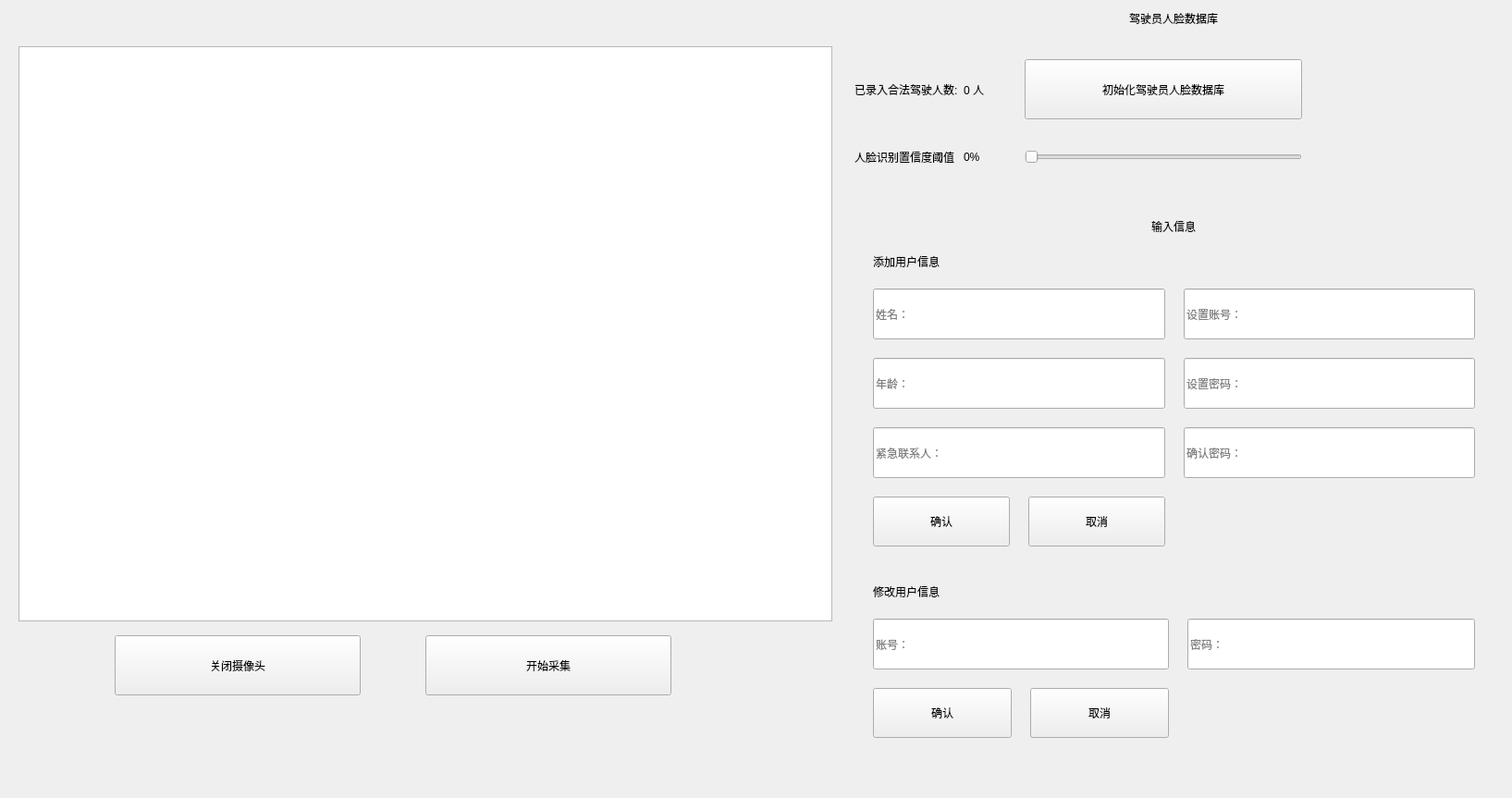
<?xml version="1.0" encoding="UTF-8"?>
<ui version="4.0">
 <class>FaceInput</class>
 <widget class="QWidget" name="FaceInput">
  <property name="geometry">
   <rect>
    <x>0</x>
    <y>0</y>
    <width>1635</width>
    <height>863</height>
   </rect>
  </property>
  <property name="windowTitle">
   <string>Form</string>
  </property>
  <layout class="QHBoxLayout" name="horizontalLayout_2" stretch="3,2">
   <item>
    <layout class="QVBoxLayout" name="verticalLayout">
     <property name="topMargin">
      <number>30</number>
     </property>
     <property name="bottomMargin">
      <number>100</number>
     </property>
     <item>
      <widget class="QWidget" name="widget" native="true">
       <property name="sizePolicy">
        <sizepolicy hsizetype="Preferred" vsizetype="Expanding">
         <horstretch>0</horstretch>
         <verstretch>0</verstretch>
        </sizepolicy>
       </property>
       <layout class="QVBoxLayout" name="verticalLayout_7">
        <item>
         <widget class="QGraphicsView" name="graphicsView"/>
        </item>
       </layout>
      </widget>
     </item>
     <item>
      <layout class="QHBoxLayout" name="horizontalLayout">
       <property name="spacing">
        <number>70</number>
       </property>
       <item>
        <spacer name="horizontalSpacer_2">
         <property name="orientation">
          <enum>Qt::Horizontal</enum>
         </property>
         <property name="sizeHint" stdset="0">
          <size>
           <width>40</width>
           <height>20</height>
          </size>
         </property>
        </spacer>
       </item>
       <item alignment="Qt::AlignBottom">
        <widget class="QPushButton" name="pushButton">
         <property name="minimumSize">
          <size>
           <width>266</width>
           <height>65</height>
          </size>
         </property>
         <property name="text">
          <string>关闭摄像头</string>
         </property>
         <property name="icon">
          <iconset resource="resource.qrc">
           <normaloff>:/icon/images/camera_off.png</normaloff>:/icon/images/camera_off.png</iconset>
         </property>
        </widget>
       </item>
       <item alignment="Qt::AlignBottom">
        <widget class="QPushButton" name="pushButton_2">
         <property name="minimumSize">
          <size>
           <width>266</width>
           <height>65</height>
          </size>
         </property>
         <property name="text">
          <string>开始采集</string>
         </property>
         <property name="icon">
          <iconset resource="resource.qrc">
           <normaloff>:/icon/images/gather.png</normaloff>:/icon/images/gather.png</iconset>
         </property>
        </widget>
       </item>
       <item>
        <widget class="QFrame" name="frame">
         <property name="frameShape">
          <enum>QFrame::StyledPanel</enum>
         </property>
         <property name="frameShadow">
          <enum>QFrame::Raised</enum>
         </property>
        </widget>
       </item>
       <item>
        <spacer name="horizontalSpacer">
         <property name="orientation">
          <enum>Qt::Horizontal</enum>
         </property>
         <property name="sizeHint" stdset="0">
          <size>
           <width>40</width>
           <height>20</height>
          </size>
         </property>
        </spacer>
       </item>
      </layout>
     </item>
    </layout>
   </item>
   <item>
    <layout class="QVBoxLayout" name="verticalLayout_4" stretch="1,3">
     <property name="spacing">
      <number>20</number>
     </property>
     <item>
      <layout class="QVBoxLayout" name="verticalLayout_2">
       <property name="spacing">
        <number>0</number>
       </property>
       <item alignment="Qt::AlignHCenter|Qt::AlignTop">
        <widget class="QLabel" name="label">
         <property name="styleSheet">
          <string notr="true">font: 75 9pt &quot;微软雅黑&quot;;</string>
         </property>
         <property name="text">
          <string>驾驶员人脸数据库</string>
         </property>
        </widget>
       </item>
       <item>
        <widget class="QWidget" name="widget_2" native="true">
         <property name="sizePolicy">
          <sizepolicy hsizetype="Preferred" vsizetype="Expanding">
           <horstretch>0</horstretch>
           <verstretch>0</verstretch>
          </sizepolicy>
         </property>
         <layout class="QHBoxLayout" name="horizontalLayout_3">
          <item>
           <layout class="QGridLayout" name="gridLayout_3">
            <item row="0" column="1">
             <widget class="QLabel" name="label_4">
              <property name="text">
               <string>0 人</string>
              </property>
             </widget>
            </item>
            <item row="1" column="1">
             <widget class="QLabel" name="label_8">
              <property name="minimumSize">
               <size>
                <width>60</width>
                <height>0</height>
               </size>
              </property>
              <property name="text">
               <string>0%</string>
              </property>
             </widget>
            </item>
            <item row="1" column="0">
             <widget class="QLabel" name="label_7">
              <property name="text">
               <string>人脸识别置信度阈值</string>
              </property>
             </widget>
            </item>
            <item row="0" column="0">
             <widget class="QLabel" name="label_3">
              <property name="text">
               <string>已录入合法驾驶人数:</string>
              </property>
             </widget>
            </item>
            <item row="0" column="2">
             <widget class="QPushButton" name="pushButton_3">
              <property name="minimumSize">
               <size>
                <width>300</width>
                <height>65</height>
               </size>
              </property>
              <property name="maximumSize">
               <size>
                <width>300</width>
                <height>16777215</height>
               </size>
              </property>
              <property name="text">
               <string>初始化驾驶员人脸数据库</string>
              </property>
             </widget>
            </item>
            <item row="1" column="2">
             <widget class="QSlider" name="horizontalSlider">
              <property name="orientation">
               <enum>Qt::Horizontal</enum>
              </property>
             </widget>
            </item>
           </layout>
          </item>
          <item>
           <spacer name="horizontalSpacer_3">
            <property name="orientation">
             <enum>Qt::Horizontal</enum>
            </property>
            <property name="sizeHint" stdset="0">
             <size>
              <width>40</width>
              <height>20</height>
             </size>
            </property>
           </spacer>
          </item>
         </layout>
        </widget>
       </item>
      </layout>
     </item>
     <item>
      <layout class="QVBoxLayout" name="verticalLayout_3">
       <property name="spacing">
        <number>0</number>
       </property>
       <item alignment="Qt::AlignHCenter|Qt::AlignTop">
        <widget class="QLabel" name="label_2">
         <property name="styleSheet">
          <string notr="true">font: 75 9pt &quot;微软雅黑&quot;;</string>
         </property>
         <property name="text">
          <string>输入信息</string>
         </property>
        </widget>
       </item>
       <item>
        <widget class="QWidget" name="widget_3" native="true">
         <property name="sizePolicy">
          <sizepolicy hsizetype="Preferred" vsizetype="Expanding">
           <horstretch>0</horstretch>
           <verstretch>0</verstretch>
          </sizepolicy>
         </property>
         <layout class="QVBoxLayout" name="verticalLayout_6">
          <property name="spacing">
           <number>20</number>
          </property>
          <property name="topMargin">
           <number>20</number>
          </property>
          <property name="bottomMargin">
           <number>20</number>
          </property>
          <item>
           <layout class="QGridLayout" name="gridLayout" columnstretch="1,1">
            <property name="leftMargin">
             <number>20</number>
            </property>
            <property name="topMargin">
             <number>0</number>
            </property>
            <property name="rightMargin">
             <number>20</number>
            </property>
            <property name="bottomMargin">
             <number>20</number>
            </property>
            <property name="spacing">
             <number>20</number>
            </property>
            <item row="0" column="0">
             <widget class="QLabel" name="label_5">
              <property name="text">
               <string>添加用户信息</string>
              </property>
             </widget>
            </item>
            <item row="1" column="0">
             <widget class="QLineEdit" name="lineEdit">
              <property name="minimumSize">
               <size>
                <width>311</width>
                <height>55</height>
               </size>
              </property>
              <property name="inputMask">
               <string/>
              </property>
              <property name="placeholderText">
               <string>姓名：</string>
              </property>
             </widget>
            </item>
            <item row="1" column="1">
             <widget class="QLineEdit" name="lineEdit_4">
              <property name="minimumSize">
               <size>
                <width>311</width>
                <height>55</height>
               </size>
              </property>
              <property name="inputMask">
               <string/>
              </property>
              <property name="placeholderText">
               <string>设置账号：</string>
              </property>
             </widget>
            </item>
            <item row="2" column="0">
             <widget class="QLineEdit" name="lineEdit_2">
              <property name="minimumSize">
               <size>
                <width>311</width>
                <height>55</height>
               </size>
              </property>
              <property name="styleSheet">
               <string notr="true"/>
              </property>
              <property name="placeholderText">
               <string>年龄：</string>
              </property>
             </widget>
            </item>
            <item row="2" column="1">
             <widget class="QLineEdit" name="lineEdit_3">
              <property name="minimumSize">
               <size>
                <width>311</width>
                <height>55</height>
               </size>
              </property>
              <property name="placeholderText">
               <string>设置密码：</string>
              </property>
             </widget>
            </item>
            <item row="3" column="0">
             <widget class="QLineEdit" name="lineEdit_5">
              <property name="minimumSize">
               <size>
                <width>311</width>
                <height>55</height>
               </size>
              </property>
              <property name="placeholderText">
               <string>紧急联系人：</string>
              </property>
             </widget>
            </item>
            <item row="3" column="1">
             <widget class="QLineEdit" name="lineEdit_6">
              <property name="minimumSize">
               <size>
                <width>311</width>
                <height>55</height>
               </size>
              </property>
              <property name="placeholderText">
               <string>确认密码：</string>
              </property>
             </widget>
            </item>
            <item row="4" column="0">
             <layout class="QHBoxLayout" name="horizontalLayout_6">
              <property name="spacing">
               <number>20</number>
              </property>
              <item>
               <widget class="QPushButton" name="pushButton_4">
                <property name="minimumSize">
                 <size>
                  <width>0</width>
                  <height>54</height>
                 </size>
                </property>
                <property name="text">
                 <string>确认</string>
                </property>
               </widget>
              </item>
              <item>
               <widget class="QPushButton" name="pushButton_5">
                <property name="minimumSize">
                 <size>
                  <width>0</width>
                  <height>54</height>
                 </size>
                </property>
                <property name="text">
                 <string>取消</string>
                </property>
               </widget>
              </item>
             </layout>
            </item>
           </layout>
          </item>
          <item>
           <layout class="QGridLayout" name="gridLayout_2" columnstretch="1,0">
            <property name="leftMargin">
             <number>20</number>
            </property>
            <property name="topMargin">
             <number>0</number>
            </property>
            <property name="rightMargin">
             <number>20</number>
            </property>
            <property name="bottomMargin">
             <number>20</number>
            </property>
            <property name="spacing">
             <number>20</number>
            </property>
            <item row="0" column="0" alignment="Qt::AlignVCenter">
             <widget class="QLabel" name="label_6">
              <property name="text">
               <string>修改用户信息</string>
              </property>
             </widget>
            </item>
            <item row="2" column="0">
             <layout class="QHBoxLayout" name="horizontalLayout_5">
              <property name="spacing">
               <number>20</number>
              </property>
              <item>
               <widget class="QPushButton" name="pushButton_6">
                <property name="minimumSize">
                 <size>
                  <width>150</width>
                  <height>54</height>
                 </size>
                </property>
                <property name="text">
                 <string>确认</string>
                </property>
               </widget>
              </item>
              <item>
               <widget class="QPushButton" name="pushButton_7">
                <property name="minimumSize">
                 <size>
                  <width>150</width>
                  <height>54</height>
                 </size>
                </property>
                <property name="text">
                 <string>取消</string>
                </property>
               </widget>
              </item>
             </layout>
            </item>
            <item row="1" column="1">
             <widget class="QLineEdit" name="lineEdit_8">
              <property name="minimumSize">
               <size>
                <width>311</width>
                <height>55</height>
               </size>
              </property>
              <property name="placeholderText">
               <string>密码：</string>
              </property>
             </widget>
            </item>
            <item row="1" column="0">
             <widget class="QLineEdit" name="lineEdit_7">
              <property name="minimumSize">
               <size>
                <width>311</width>
                <height>55</height>
               </size>
              </property>
              <property name="placeholderText">
               <string>账号：</string>
              </property>
             </widget>
            </item>
           </layout>
          </item>
          <item>
           <spacer name="verticalSpacer">
            <property name="orientation">
             <enum>Qt::Vertical</enum>
            </property>
            <property name="sizeHint" stdset="0">
             <size>
              <width>20</width>
              <height>40</height>
             </size>
            </property>
           </spacer>
          </item>
         </layout>
        </widget>
       </item>
      </layout>
     </item>
    </layout>
   </item>
  </layout>
 </widget>
 <resources>
  <include location="resource.qrc"/>
 </resources>
 <connections/>
</ui>
